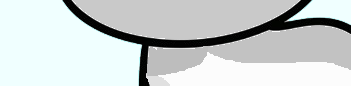
#> input picture body/1.png, 351 x 86 px, given as the content of the folder ear, which was not available
$ python main_with_gen_form.py
#> lines starting #> are read from the running program, lines starting #| are printed output that depends on the picture; pictures that were not available may be replaced by others from this repository, and a replacement may not be noted
from PIL import Image, ImageDraw, ImageFont
import random
import os

def load_images_from_folder(folder_path):
    images = []
    for filename in os.listdir(folder_path):
        if filename.endswith(('.png')):
            img_path = os.path.join(folder_path, filename)
            try:
                with Image.open(img_path) as img:
                    rgb_img = img.convert('RGB')  # Преобразование в RGB
                    images.append(rgb_img)
            except IOError:
                print(f"Cannot load image {filename}")
    return images

def choose_random_image(images):
    return random.choice(images)

def combine_images(ear, eyes, body, tail, legs):
    # Create a vertical combination of ear, eyes, and body
    vertical_height = ear.height + eyes.height + body.height
    vertical_width = max(ear.width, eyes.width, body.width)
    vertical_image = Image.new('RGB', (vertical_width, vertical_height))

    # Paste ear, eyes, and body one below the other
    current_height = 0
    vertical_image.paste(ear, ((vertical_width - ear.width) // 2, current_height))
    current_height += ear.height
    vertical_image.paste(eyes, ((vertical_width - eyes.width) // 2, current_height))
    current_height += eyes.height
    vertical_image.paste(body, ((vertical_width - body.width) // 2, current_height))

    # Now attach the tail to the right of the body
    final_width = vertical_width + tail.width
    combined_image = Image.new('RGB', (final_width, vertical_height))
    combined_image.paste(vertical_image, (0, 0))

    # Высчитываем высоту начала тела
    body_start_height = ear.height + eyes.height
    tail_top_position = body_start_height + (body.height - tail.height)
    combined_image.paste(tail, (vertical_width, tail_top_position))

    # Finally, add legs below the vertical combination adjusting to the new width
    final_image = Image.new('RGB', (final_width, vertical_height + legs.height))
    final_image.paste(combined_image, (0, 0))
    final_image.paste(legs, ((final_width - legs.width) // 2, vertical_height))

    return final_image

def gen_form():
    folders = {'ear': 'ear', 'eyes': 'eyes', 'body': 'body', 'tail': 'tail', 'legs': 'legs'}
    parts_images = {part: load_images_from_folder(path) for part, path in folders.items()}
    selected_parts = {part: choose_random_image(images) for part, images in parts_images.items()}
    cat_image = combine_images(selected_parts['ear'], selected_parts['eyes'], selected_parts['body'], selected_parts['tail'], selected_parts['legs'])
    return cat_image, selected_parts

def gen_form_kitten(selected_parts):
    cat_image = combine_images(selected_parts['ear'], selected_parts['eyes'], selected_parts['body'], selected_parts['tail'], selected_parts['legs'])
    return cat_image

def add_text_to_image(img, text, position):
    draw = ImageDraw.Draw(img)
    try:
        font = ImageFont.truetype("arial.ttf", size=26)
    except IOError:
        font = ImageFont.load_default()
    draw.text(position, text, font=font, fill=(0, 0, 0))

def create_monotone_cat(color, name):
    img, selected_parts = gen_form()
    img = img.convert('RGB')
    pixels = img.load()
    for x in range(img.width):
        for y in range(img.height):
            if pixels[x, y] in gray_colors:
                pixels[x, y] = color
    add_text_to_image(img, name, (10, 10))  # Добавляем имя в верхний левый угол изображения
    return img, selected_parts

def create_kitten(parent1_color, parent2_color, name,sel_parts1, sel_parts2):
    sel_body = random.choice([sel_parts1['body'], sel_parts2['body']])
    sel_ear = random.choice([sel_parts1['ear'], sel_parts2['ear']])
    sel_eyes = random.choice([sel_parts1['eyes'], sel_parts2['eyes']])
    sel_tail = random.choice([sel_parts1['tail'], sel_parts2['tail']])
    sel_legs = random.choice([sel_parts1['legs'], sel_parts2['legs']])
    selected_parts = {'body': sel_body, 'ear': sel_ear, 'eyes': sel_eyes, 'tail': sel_tail, 'legs': sel_legs}
    img = gen_form_kitten(selected_parts)
    pixels = img.load()
    colors_used = []
    part_colors = {}
    for gray_color in gray_colors:
        chosen_color = random.choice([parent1_color, parent2_color])
        part_colors[gray_color] = chosen_color
        colors_used.append(chosen_color)
    for x in range(img.width):
        for y in range(img.height):
            if pixels[x, y] in gray_colors:
                if pixels[x, y]==(252, 252, 252):
                    if part_colors[pixels[x, y]] not in main_colors:
                        main_colors.append(part_colors[pixels[x, y]])
                pixels[x, y] = part_colors[pixels[x, y]]
    add_text_to_image(img, name, (10, 10))  # Добавляем имя
    return img, colors_used, selected_parts

# Прочитать имена из файла
with open('cats_name.TXT', 'r', encoding='utf-8') as f:
#> (reads cats_name.TXT from the repository)
    cats_names = f.read().splitlines()

def create_grand_kitten(colors1, colors2, main_colors, name, sel_parts1, sel_parts2):
    sel_body = random.choice([sel_parts1['body'], sel_parts2['body']])
    sel_ear = random.choice([sel_parts1['ear'], sel_parts2['ear']])
    sel_eyes = random.choice([sel_parts1['eyes'], sel_parts2['eyes']])
    sel_tail = random.choice([sel_parts1['tail'], sel_parts2['tail']])
    sel_legs = random.choice([sel_parts1['legs'], sel_parts2['legs']])
    selected_parts = {'body': sel_body, 'ear': sel_ear, 'eyes': sel_eyes, 'tail': sel_tail, 'legs': sel_legs}
    img = gen_form_kitten(selected_parts)
    pixels = img.load()

    # Объединяем цвета обоих родителей и удаляем дубликаты, создавая набор уникальных цветов
    unique_colors = list(set(colors1 + colors2))

    # Выбираем случайное количество цветов (2, 3 или максимум доступное количество уникальных цветов)
    num_colors_to_use = random.choice([2, 3, len(unique_colors)])
    selected_colors = random.sample(unique_colors, num_colors_to_use)

    # Выбираем один случайный цвет для основных частей тела
    main_color = random.choice(main_colors)

    # Создаем словарь окраски для каждой серой части, распределяя цвета циклически для неосновных частей
    part_colors = {gray_color: selected_colors[i % num_colors_to_use] for i, gray_color in enumerate(gray_colors)}

    # Применяем цвета к изображению
    for x in range(img.width):
        for y in range(img.height):
            if pixels[x, y] in gray_colors:
                if pixels[x, y] == (252, 252, 252):  # Проверяем, является ли часть основной
                    pixels[x, y] = main_color
                else:
                    pixels[x, y] = part_colors[pixels[x, y]]

    add_text_to_image(img, name, (10, 10))  # Добавляем имя
    return img, selected_colors, main_color, selected_parts

gray_colors = [
    (195, 195, 195), (212, 212, 212), (224, 224, 224),
    (235, 235, 235), (201, 201, 201), (194, 194, 194),
    (189, 189, 189), (181, 181, 181), (171, 171, 171),
    (247, 247, 247), (252, 252, 252)
]

cats_colors = [
    (255, 0, 0), (0, 0, 255), (0, 128, 0), (255, 255, 0),
    (255, 165, 0), (255, 192, 203), (128, 0, 128),
    (165, 42, 42), (128, 128, 128), (50, 205, 50), (0, 255, 255),
    (255, 0, 255), (128, 128, 0),
    (230, 230, 250), (135, 206, 250), (152, 251, 152), (255, 218, 185),
    (255, 182, 193), (240, 128, 128), (255, 255, 224),
    (216, 191, 216), (245, 245, 220), (175, 238, 238), (255, 228, 225),
    (250, 250, 210), (255, 229, 180), (245, 255, 250)
]

main_colors = []

colors1 = random.sample(cats_colors, 2)
colors2 = random.sample(cats_colors, 2)

parent1, sel_parts1 = create_monotone_cat(colors1[0], "Parent 1")
#> in load_images_from_folder, img is the input picture: PIL image 351x86 RGBA; mean R, G, B, A 197.6, 203.3, 203.2, 251
#> in load_images_from_folder, `rgb_img = img.convert('RGB')`:
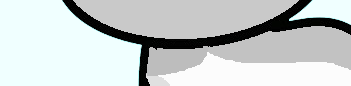
#> rgb_img: PIL image 351x86 RGB; mean R, G, B 197.6, 203.3, 203.2
#> in combine_images, `vertical_image = Image.new('RGB', (vertical_width, vertical_height))`: vertical_image: PIL image 351x258 RGB; every value is 0
#> in combine_images, `vertical_image.paste(body, ((vertical_width - body.width) // 2, curren..`:
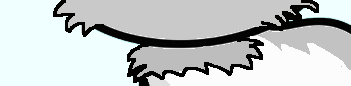
#> body: PIL image 351x86 RGB; mean R, G, B 194.5, 199.4, 199.3
#> in combine_images, `combined_image = Image.new('RGB', (final_width, vertical_height))`: combined_image: PIL image 702x258 RGB; every value is 0
#> in combine_images, `final_image = Image.new('RGB', (final_width, vertical_height + legs.he..`: final_image: PIL image 702x344 RGB; every value is 0
parent2, sel_parts2 = create_monotone_cat(colors1[1], "Parent 2")
kitten1, colors_kitten1, sel_part_kitten1 = create_kitten(colors1[0], colors1[1], 'Kitten 1', sel_parts1, sel_parts2)

parent3, sel_parts3 = create_monotone_cat(colors2[0], "Parent 3")
#> in combine_images (call 4), `final_image.paste(legs, ((final_width - legs.width) // 2, vertical_hei..`:
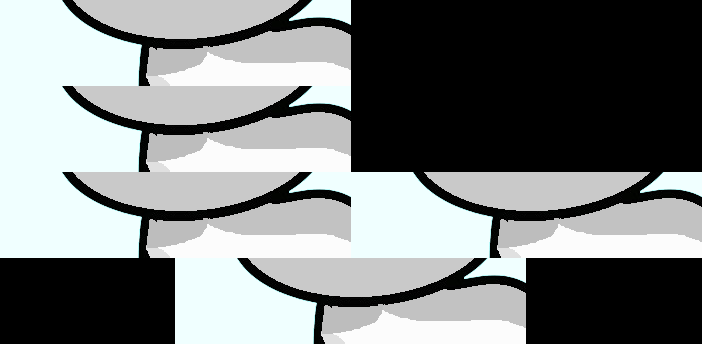
#> final_image: PIL image 702x344 RGB; mean R, G, B 123.5, 127, 127
parent4, sel_parts4 = create_monotone_cat(colors2[1], "Parent 4")
kitten2, colors_kitten2, sel_part_kitten2 = create_kitten(colors2[0], colors2[1], 'Kitten 2', sel_parts3, sel_parts4)
#> in add_text_to_image (call 6), `draw = ImageDraw.Draw(img)`:
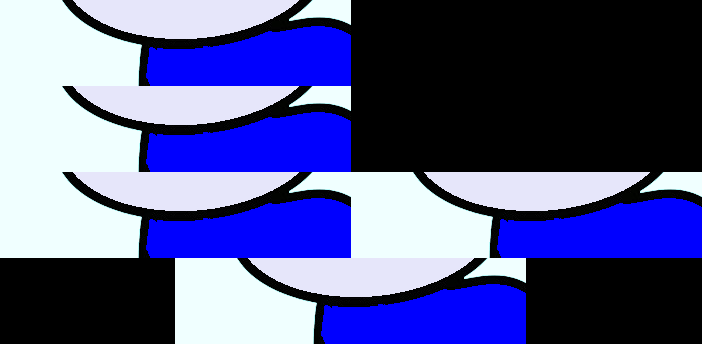
#> img: PIL image 702x344 RGB; mean R, G, B 83.3, 86.9, 140.7

choose_name = random.choice(cats_names)
string = 'GrandKitten1 = '
grand_kitten_name = string + choose_name.split(' ')[1]
grand_kitten1, grang_kitten_colors1, main_color1, sel_part_great_gran1 = create_grand_kitten(colors_kitten1, colors_kitten2, main_colors, grand_kitten_name, sel_part_kitten1, sel_part_kitten2)
#> in add_text_to_image (call 7), `draw = ImageDraw.Draw(img)`:
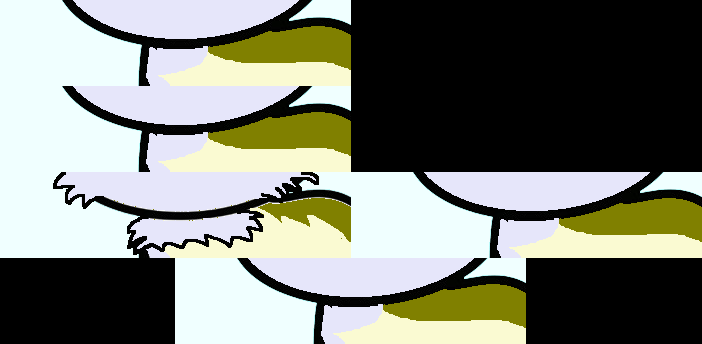
#> img: PIL image 702x344 RGB; mean R, G, B 123.2, 126.7, 117
add_text_to_image(grand_kitten1, grand_kitten_name, (10, 10))

# следующая пара родителей и их котенок
main_colors = []

color3 = random.sample(cats_colors, 2)
color4 = random.sample(cats_colors, 2)

parent5, sel_parts5 = create_monotone_cat(color3[0], "Parent 5")
parent6, sel_parts6 = create_monotone_cat(color3[1], "Parent 6")
#> in combine_images (call 9), `vertical_image.paste(body, ((vertical_width - body.width) // 2, curren..`:
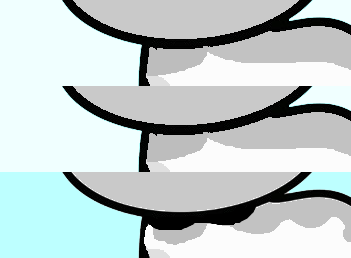
#> vertical_image: PIL image 351x258 RGB; mean R, G, B 191.9, 203.5, 203.5
#> in combine_images (call 9), `combined_image.paste(tail, (vertical_width, tail_top_position))`:
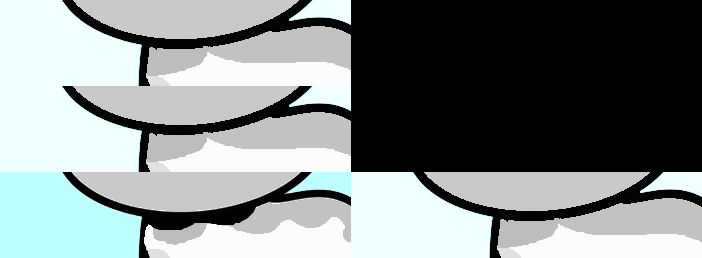
#> combined_image: PIL image 702x258 RGB; mean R, G, B 128.9, 135.7, 135.6
kitten3, colors_kitten3, sel_part_kitten3 = create_kitten(color3[0], color3[1], 'Kitten 3', sel_parts5, sel_parts6)

parent7, sel_parts7 = create_monotone_cat(color4[0], "Parent 7")
parent8, sel_parts8 = create_monotone_cat(color4[1], "Parent 8")
kitten4, colors_kitten4, sel_part_kitten4 = create_kitten(color4[0], color4[1], 'Kitten 4', sel_parts7, sel_parts8)

choose_name = random.choice(cats_names)
string = 'GrandKitten2 = '
grand_kitten_name2 = string + choose_name.split(' ')[1]
grand_kitten2, grang_kitten_colors2, main_color2, sel_part_great_gran2 = create_grand_kitten(colors_kitten3, colors_kitten4, main_colors, grand_kitten_name2, sel_part_kitten3, sel_part_kitten4)
add_text_to_image(grand_kitten2, grand_kitten_name2, (10, 10))

main_colors_for_ggkitten = [main_color1, main_color2]

# Теперь генерируем Правнука от двух Внуков
choose_name = random.choice(cats_names)
string = 'GreatGrandKitten = '
great_grand_kitten_name = string + choose_name.split(' ')[1]
great_grand_kitten, great_grand_kitten_colors, main_color, sel_part_great_gran3 = create_grand_kitten(grang_kitten_colors1, grang_kitten_colors2, main_colors_for_ggkitten, great_grand_kitten_name, sel_part_great_gran1, sel_part_great_gran2)
add_text_to_image(great_grand_kitten, great_grand_kitten_name, (10, 10))


layout = [
    [parent1, parent2, kitten1,grand_kitten1, great_grand_kitten],
    [parent3, parent4, kitten2],
    [parent5, parent6, kitten3,grand_kitten2],
    [parent7, parent8, kitten4],
]
def display_cats(layout):
    # Расчет размеров для всего изображения
    max_width = max(cat.width for row in layout for cat in row)  # максимальная ширина кота
    max_height = max(cat.height for row in layout for cat in row)  # максимальная высота кота
    total_width = max_width * max(len(row) for row in layout)  # общая ширина (макс. количество котов в строке)
    total_height = max_height * len(layout)  # общая высота (количество строк)

    # Создаем новое изображение
    combined_img = Image.new('RGB', (total_width, total_height), (189, 255, 255))  # задаем цвет фона

    # Располагаем котов в изображении
    y_offset = 0
    for row in layout:
        x_offset = 0
        for cat in row:
            combined_img.paste(cat, (x_offset, y_offset))
            x_offset += cat.width  # сдвигаемся на ширину кота вправо
        y_offset += max_height  # сдвигаемся на высоту кота вниз

    # Сохраняем итоговое изображение
    combined_img.save('cats_family.png')

# Пример вызова функции
display_cats(layout)
print('done')
